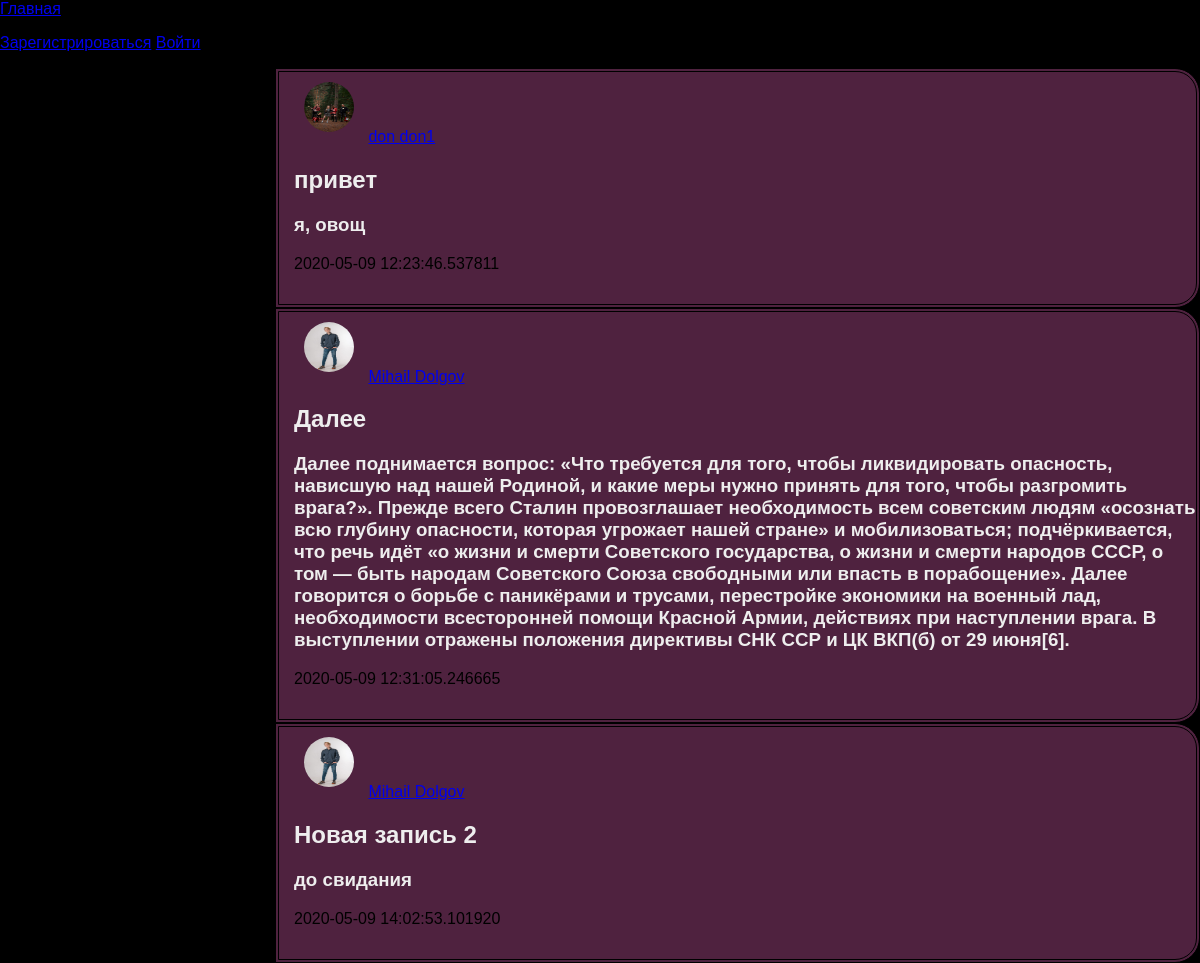
The page /home on the database its author committed.
### data/news.py (models this page shows)
class News(SqlAlchemyBase, SerializerMixin):
    __tablename__ = 'news'
    id = sqlalchemy.Column(sqlalchemy.Integer, primary_key=True, autoincrement=True)
    news_tittle = sqlalchemy.Column(sqlalchemy.String, nullable=True)
    news = sqlalchemy.Column(sqlalchemy.String, nullable=False)
    created_date = sqlalchemy.Column(sqlalchemy.DateTime,
                                     default=datetime.datetime.now)
    user_id = sqlalchemy.Column(sqlalchemy.Integer,
                                sqlalchemy.ForeignKey("users.id"))
    user = orm.relation('User')

### data/users.py (models this page shows)
class User(SqlAlchemyBase, UserMixin, SerializerMixin):
    __tablename__ = 'users'
    id = sqlalchemy.Column(sqlalchemy.Integer,
                           primary_key=True, autoincrement=True)
    name = sqlalchemy.Column(sqlalchemy.String)
    surname = sqlalchemy.Column(sqlalchemy.String)
    age = sqlalchemy.Column(sqlalchemy.Integer, nullable=True)
    image = sqlalchemy.Column(sqlalchemy.Integer, nullable=False, default='avatar.jpg')
    email = sqlalchemy.Column(sqlalchemy.String,
                              index=True, unique=True, nullable=True)
    hashed_password = sqlalchemy.Column(sqlalchemy.String, nullable=True)
    created_date = sqlalchemy.Column(sqlalchemy.DateTime,
                                     default=datetime.datetime.now)
    is_privated = sqlalchemy.Column(sqlalchemy.Boolean, nullable=True)
    news = orm.relation("News", back_populates='user')

### main.py (the view)
@app.route('/')
@app.route('/home')
def index():
    session = db_session.create_session()
    news = session.query(News)
    return render_template("index.html", news=news)

### data/db_session.py (called while the page is built)
def create_session() -> Session:
    global __factory
    return __factory()

### templates/index.html (shortened to what this page needs)
{% extends "layout.html" %}
{% block content %}
{% for item in news%}
<div class="post">
    <img src="/static/img/{{ item.user.image }}" width="50" height="50" class="index_img">
    <a href="{{ url_for('user_account', id=item.user_id) }}">{{ item.user.name }} {{ item.user.surname }}</a>
    <h2>{{ item.news_tittle }}</h2>
    <h3>{{item.news}}</h3>
    <div>
        <p>{{ item.created_date }}</p>
    </div>
</div>
{% endfor %}
{% endblock %}

### templates/layout.html (shortened to what this page needs)
<!doctype html>
<html lang="en">
<head>
    <link href="/static/css/style.css" rel="stylesheet">
</head>
<body>
    <div>
        <a href="/">Главная</a>
    </div>
<header>
    <nav>
        {% if current_user.is_authenticated %}
            <a href="/account">{{ current_user.name }}</a>
            <a href="/logout" class="logout">Выйти</a>
        {% else %}
            <p>
                <a href="/register">Зарегистрироваться</a>
                <a href="/login">Войти</a>
            </p>
        {% endif %}
    </nav>
</header>
<main role="main" class="container">
    {% block content %}{% endblock %}
</main>
</body>
</html>

### static/css/style.css (style rules this page uses)
body { background-color: #000000; margin: 0; padding: 0; font-family: Arial, Helvetica, sans-serif; }
h2 { color: #eeeeee; }
h3 { color: #eeeeee; }
.post { margin-left: 275px; width: 100; border: 4px double black; border-top-right-radius: 25px; border-bottom-right-radius: 25px; background: #4f223f; padding-left: 15px; padding-bottom: 15px; }
.index_img { margin: 10px; border-radius: 100%; }

### rows shown on the page
News: user.image (picture), user.name "don", user.surname "don1", news_tittle "привет", news "я, овощ", created_date "2020-05-09 12:23:46.537811"
News: user.image (picture), user.name "Mihail", user.surname "Dolgov", news_tittle "Далее", news "Далее поднимается вопрос: «Что требуется для того, чтобы ликвидировать опасность, нависшую над нашей Родиной, и какие меры нужно принять для того, чтобы разгромить врага?». Прежде всего Сталин провозглашает необходимость всем советским людям «осознать всю глубину опасности, которая угрожает нашей стране» и мобилизоваться; подчёркивается, что речь идёт «о жизни и смерти Советского государства, о жизни и смерти народов СССР, о том — быть народам Советского Союза свободными или впасть в порабощение». Далее говорится о борьбе с паникёрами и трусами, перестройке экономики на военный лад, необходимости всесторонней помощи Красной Армии, действиях при наступлении врага. В выступлении отражены…", created_date "2020-05-09 12:31:05.246665"
News: user.image (picture), user.name "Mihail", user.surname "Dolgov", news_tittle "Новая запись 2", news "до свидания", created_date "2020-05-09 14:02:53.101920"
